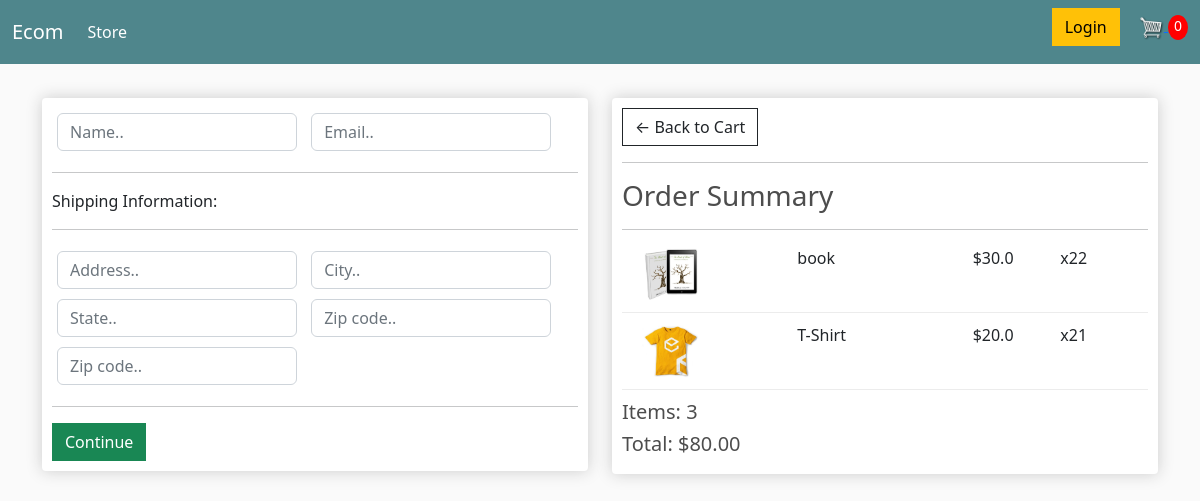
Screenshot of /checkout/ (signed in) with the database file from the repository.
### store/models.py (models this page shows, shortened)
class OrderItem(models.Model):
    product = models.ForeignKey(Product ,on_delete =models.SET_NULL, null=True)
    order = models.ForeignKey(Order , on_delete=models.SET_NULL, null=True)
    quantity =models.IntegerField(default=0 ,null=True , blank=True)
    date_added = models.DateTimeField(auto_now_add=True)
    @property
    def get_total(self):
        total = self.product.price * self.quantity
        return total

class Product(models.Model):
    name = models.CharField(max_length=200)
    price = models.FloatField()
    digital = models.BooleanField(default=False ,null=True , blank=True)
    image =models.ImageField(null=True ,blank=True)
    @property
    def imageURL(self):
        try:
            url = self.image.url
        except:
            url =''
        return url

class Order(models.Model):
    customer = models.ForeignKey(Customer , on_delete=models.SET_NULL, null=True ,blank=True)
    date_ordered = models.DateField(auto_now_add=True)
    complete = models .BooleanField(default=False)
    transaction_id= models.CharField(max_length=100 , null=True)
    @property
    def get_cart_total(self):
        orderitems = self.orderitem_set.all()
        total = sum([item.get_total for item in orderitems ])
        return total
    @property
    def get_cart_items(self):
        orderitems = self.orderitem_set.all()
        total = sum([item.quantity for item in orderitems ])
        return total

### store/views.py (the view)
# urls.py: path('checkout/', views.checkout, name="checkout"),
def checkout(request):
	if request.user.is_authenticated:
		customer = request.user.customer
		order , created = Order.objects.get_or_create(customer=customer, complete = False)
		items = order.orderitem_set.all()
	else:
		items = []
		order ={'get_cart_total':0, 'get_cart_items':0}
	context = {'items':items, 'order':order}
	return render(request, 'store/checkout.html', context)

### store/templates/store/Checkout.html (shortened to what this page needs)
{%  extends 'store/main.html'  %}
{% load static %}
{% block content %}
<div class="row">
    <div class="col-lg-6">
        <div class="box-element" id="form-wrapper">
            <form id="form">
                <div id="user-info">
                    <div class="form-field">
                        <input required class="form-control" type="text" name="name" placeholder="Name..">
                    </div>
                    <div class="form-field">
                        <input required class="form-control" type="email" name="email" placeholder="Email..">
                    </div>
                </div>
                <div id="shipping-info">
                    <hr>
                    <p>Shipping Information:</p>
                    <hr>
                    <div class="form-field">
                        <input class="form-control" type="text" name="address" placeholder="Address..">
                    </div>
                    <div class="form-field">
                        <input class="form-control" type="text" name="city" placeholder="City..">
                    </div>
                    <div class="form-field">
                        <input class="form-control" type="text" name="state" placeholder="State..">
                    </div>
                    <div class="form-field">
                        <input class="form-control" type="text" name="zipcode" placeholder="Zip code..">
                    </div>
                    <div class="form-field">
                        <input class="form-control" type="text" name="country" placeholder="Zip code..">
                    </div>
                </div>
                <hr>
                <input id="form-button" class="btn btn-success btn-block" type="submit" value="Continue">
            </form>
        </div>
        <br>
    </div>
    <div class="col-lg-6">
        <div class="box-element">
            <a  class="btn btn-outline-dark" href="{% url 'cart' %}">&#x2190; Back to Cart</a>
            <hr>
            <h3>Order Summary</h3>
            <hr>
            {%for item in items %}
            <div class="cart-row">
                <div style="flex:2"><img class="row-image" src="{{item.product.imageURL}}"></div>
                <div style="flex:2"><p>{{item.product.name}}</p></div>
                <div style="flex:1"><p>${{item.product.price}}</p></div>
                <div style="flex:1"><p>x2{{item.quantity}}</p></div>
            </div>
            {%endfor%}
            <h5>Items:  {{order.get_cart_items}}</h5>
            <h5>Total:   ${{order.get_cart_total|floatformat:2}}</h5>
        </div>
    </div>
</div>
{% endblock content %}

### static/css/main.css (style rules this page uses)
body { background-color: hsl(0, 0%, 98%); }
h1,h2,h3,h4,h5,h6 { color:hsl(0, 0%, 30%); }
.box-element { box-shadow:hsl(0, 0%, 80%) 0 0 16px; background-color: #fff; border-radius: 4px; padding: 10px; }
.col-lg-4, .col-lg-6, .col-lg-8, .col-lg-12 { margin-top: 10px; }
.btn { border-radius: 0; }
.row-image { width: 100px; }
.form-field { width:250px; display: inline-block; padding: 5px; }
.cart-row { display: flex; align-items: flex-stretch; padding-bottom: 10px; margin-bottom: 10px; border-bottom: 1px solid #ececec; }

### rows the page displays
OrderItem: product.imageURL (picture), product.name "book", product.price "30.0", quantity "2"
OrderItem: product.imageURL (picture), product.name "T-Shirt", product.price "20.0", quantity "1"
Order: get_cart_items "3", get_cart_total "80.00"
